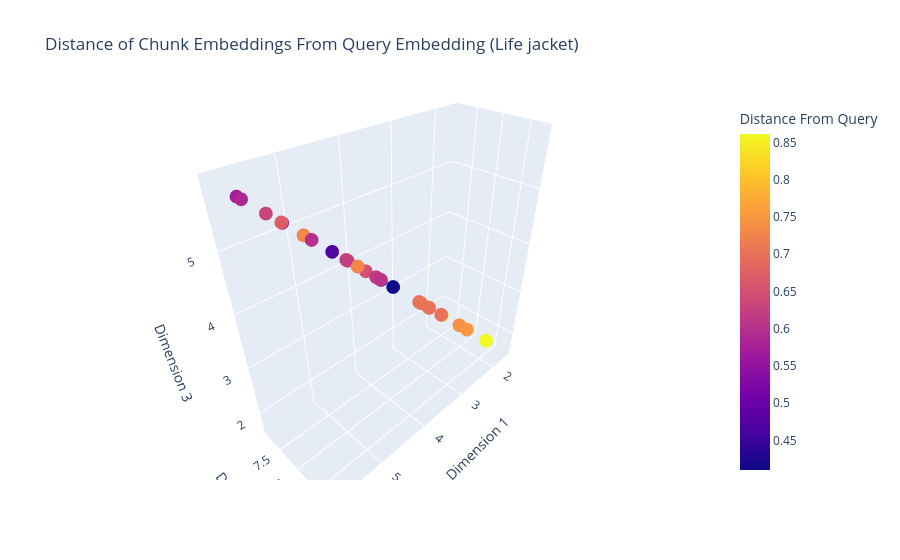

Source (notebook cell):
### Code cell
# 3D Visulaization
embedding_3d_visual('Life jacket')

### Figure 1 — Plotly figure (JSON) as saved in the notebook; plotly's stock layout.template omitted (floating-point values rounded to 4 significant figures)
{"data": [{"customdata": [["Colorado_Boating_Handbook.txt", "Dear Colorado Boater, \nYou are among Colorado’s  8"], ["Colorado_Boating_Handbook.txt", "astly, please wear a life jacket! They save lives!"], ["Colorado_Boating_Handbook.txt", "vit form \npursuant to 15-12-1201, C.R.S.;  \n☐\t A p"], ["Colorado_Boating_Handbook.txt", "egistration numbers can be painted on or \npurchase"], ["Colorado_Boating_Handbook.txt", " \ndisplayed on a label or plate which is legible a"], ["Colorado_Boating_Handbook.txt", "nvolved, which may make \ndeparture from the rules "], ["Colorado_Boating_Handbook.txt", "s.\nPROLONGED  \nBLAST\nSounding a prolonged blast (4"], ["Colorado_Boating_Handbook.txt", "r tube, or any similar device could receive up to "], ["Colorado_Boating_Handbook.txt", ", hand, or power and it must be able to produce th"], ["Colorado_Boating_Handbook.txt", "Not intended for sports where \nimmersion is expect"], ["Colorado_Boating_Handbook.txt", "ou will find an \nexample of what a new \nUnited Sta"], ["Colorado_Boating_Handbook.txt", "d so that flames will not endanger the vessel, peo"], ["Colorado_Boating_Handbook.txt", "to the \nwater. It is unlawful to deposit or discha"], ["Colorado_Boating_Handbook.txt", "hull cleaning companies who \nuse green management "], ["Colorado_Boating_Handbook.txt", "NS in the state. Thank you \nfor protecting our wat"], ["Colorado_Boating_Handbook.txt", "pelled by both sail and machinery of \nany sort sha"], ["Colorado_Kayaking_Laws.txt", "Colorado Kayaking Laws (Rules and Regulations) \n\nW"], ["Colorado_Kayaking_Laws.txt", "(at no extra cost to you) on the products or servi"], ["Colorado_Kayaking_Laws.txt", "cation Laws\nDo you have to have a license to opera"], ["Colorado_Kayaking_Laws.txt", "lorado\nFirst offense\nminimum 5 days in jailup to $"], ["Colorado_Kayaking_Laws.txt", "e a lantern or flashlight on hand to show one whit"], ["Colorado_Paddleboard_Laws.txt", "C.R.S.\n\nSection 33-13-110\n\n\n\nWater skis, aquaplane"], ["Safety_Checklist.txt", "Kayak & Paddle Board Safety Checklist \n1. I will p"], ["Colorado_Paddleboard_Guide.txt", "\nThe Ultimate Guide To Paddle Boarding In Colorado"], ["Colorado_Paddleboard_Guide.txt", "al pieces of gear for paddle boarding in Colorado,"], ["Colorado_Paddleboard_Guide.txt", "an get intense. Keep yourself covered with reef-sa"], ["Colorado_Paddleboard_Guide.txt", "ike will bring you to a beautiful alpine lake loca"], ["Best_Paddleboarding_Colorado.txt", "Best Places to Paddle Board in Colorado\n\nHome of t"], ["Best_Paddleboarding_Colorado.txt", "visitors. The water is surrounded by trails and hi"]], "hovertemplate": "Dimension 1=%{x}<br>Dimension 2=%{y}<br>Dimension 3=%{z}<br>Document Name=%{customdata[0]}<br>Chunk Preview=%{customdata[1]}<br>Distance From Query=%{marker.color}<extra></extra>", "legendgroup": "", "marker": {"color": [0.4103, 0.4562, 0.4707, 0.5688, 0.5717, 0.5869, 0.5989, 0.6065, 0.608, 0.6161, 0.6216, 0.6317, 0.6394, 0.65, 0.6573, 0.6725, 0.6871, 0.6944, 0.6991, 0.6998, 0.7047, 0.7271, 0.7292, 0.7432, 0.75, 0.7897, 0.8412, 0.8613, 0.8613], "coloraxis": "coloraxis", "symbol": "circle"}, "mode": "markers", "name": "", "scene": "scene", "showlegend": false, "type": "scatter3d", "x": [3.73, 4.01, 4.726, 5.287, 5.814, 5.865, 5.534, 5.193, 4.676, 4.452, 4.792, 5.359, 4.043, 3.795, 4.76, 5.38, 2.943, 3.169, 3.126, 3.652, 3.899, 5.199, 5.394, 1.881, 2.185, 1.596, 2.263, 1.988, 1.951], "y": [7.828, 7.853, 7.679, 7.476, 7.522, 7.735, 8.467, 7.934, 8.576, 8.247, 8.06, 7.242, 7.117, 7.256, 7.265, 7.623, 7.92, 7.889, 8.352, 8.527, 8.582, 8.788, 8.096, 7.856, 8.256, 8.358, 7.688, 8.592, 8.567], "z": [3.73, 4.01, 4.726, 5.287, 5.814, 5.865, 5.534, 5.193, 4.676, 4.452, 4.792, 5.359, 4.043, 3.795, 4.76, 5.38, 2.943, 3.169, 3.126, 3.652, 3.899, 5.199, 5.394, 1.881, 2.185, 1.596, 2.263, 1.988, 1.951]}], "layout": {"coloraxis": {"colorbar": {"title": {"text": "Distance From Query"}}, "colorscale": [[0, "#0d0887"], [0.1111, "#46039f"], [0.2222, "#7201a8"], [0.3333, "#9c179e"], [0.4444, "#bd3786"], [0.5556, "#d8576b"], [0.6667, "#ed7953"], [0.7778, "#fb9f3a"], [0.8889, "#fdca26"], [1, "#f0f921"]]}, "legend": {"tracegroupgap": 0}, "scene": {"domain": {"x": [0, 1], "y": [0, 1]}, "xaxis": {"title": {"text": "Dimension 1"}}, "yaxis": {"title": {"text": "Dimension 2"}}, "zaxis": {"title": {"text": "Dimension 3"}}}, "title": {"text": "Distance of Chunk Embeddings From Query Embedding (Life jacket)"}}}
